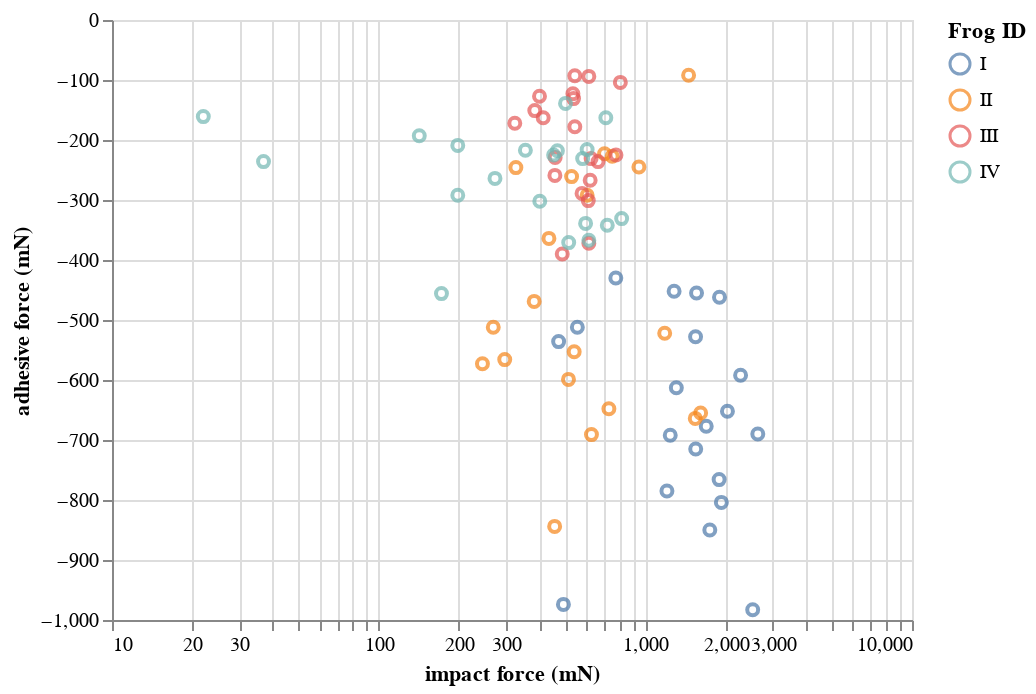

Here is the notebook cell this chart was saved with:
### Markdown cell above
When we made the plot above, we used shortcuts for the encoding channels. That is, we passed the string `'impact force (mN):Q'` for the `x` channel. The shorthand is really convenient, but if we want more control over the plot, we should use the class associated with a given channel. You can refer again to the [Altair docs](https://altair-viz.github.io/user_guide/encoding.html#encoding-channels) for the classes associated with each encoding channel. The class for the `x` channel is `alt.X`. `alt.X()` can take make kwargs, and you can use these to specify properties about how data are mapped to visual features on the plot. Similarly, `alt.Color()` enables you to set properties about coloring. 

To see how these work, let's make the same plot, except with the x-axis on a logarithmic scale and with the title of the legend being changed to "Frog ID."

### Code cell
alt.Chart(df
    ).mark_point(
    ).encode(
        x=alt.X('impact force (mN)',
                type='quantitative',
                scale=alt.Scale(type='log')),
        y=alt.Y('adhesive force (mN)',
                type='quantitative'),
        color=alt.Color('ID:N',
                        title='Frog ID')
    ).interactive()
